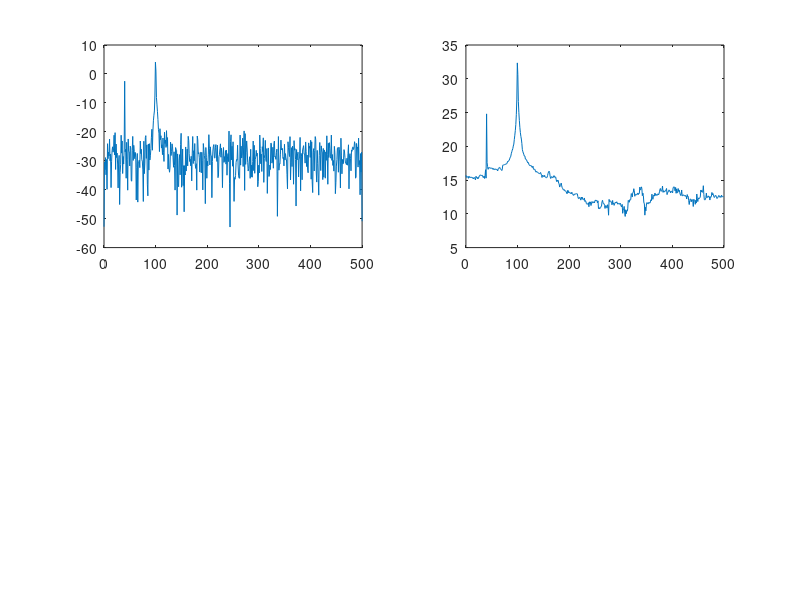

Recreate this plot in MATLAB. (Note: this script raises an error after producing the figure.)
clear;
Fs=1000; %采样频率
n=0:1/Fs:1;
%产生含有噪声的序列
xn=cos(2*pi*40*n)+3*cos(2*pi*100*n)+randn(size(n));
window=boxcar(length(xn)); %矩形窗
nfft=1024;
[Pxx,f]=periodogram(xn,window,nfft,Fs); %直接法
subplot(2,2,1);
plot(f,10*log10(Pxx));

clear;
Fs=1000; %采样频率
n=0:1/Fs:1;
%产生含有噪声的序列
xn=cos(2*pi*40*n)+3*cos(2*pi*100*n)+randn(size(n));
nfft=1024;
cxn=xcorr(xn,'unbiased'); %计算序列的自相关函数
CXk=fft(cxn,nfft);
Pxx=abs(CXk);
index=0:round(nfft/2-1);
k=index*Fs/nfft;
plot_Pxx=10*log10(Pxx(index+1));
subplot(2,2,2);
plot(k,plot_Pxx);

clear;
Fs=1000;
n=0:1/Fs:1;
xn=cos(2*pi*40*n)+3*cos(2*pi*100*n)+randn(size(n));
nfft=1024;
window=boxcar(100); %矩形窗
window1=hamming(100); %海明窗
window2=blackman(100); %blackman窗
noverlap=20; %数据无重叠
range='half'; %频率间隔为[0 Fs/2]，只计算一半的频率
[Pxx,f]=pwelch(xn,window,noverlap,nfft,Fs,range);
[Pxx1,f]=pwelch(xn,window1,noverlap,nfft,Fs,range);
[Pxx2,f]=pwelch(xn,window2,noverlap,nfft,Fs,range);
plot_Pxx=10*log10(Pxx);
plot_Pxx1=10*log10(Pxx1);
plot_Pxx2=10*log10(Pxx2);
subplot(2,2,3);
plot(f,plot_Pxx);
subplot(2,2,4);
plot(f,plot_Pxx1);
figure(2)
plot(f,plot_Pxx2); 
clc;